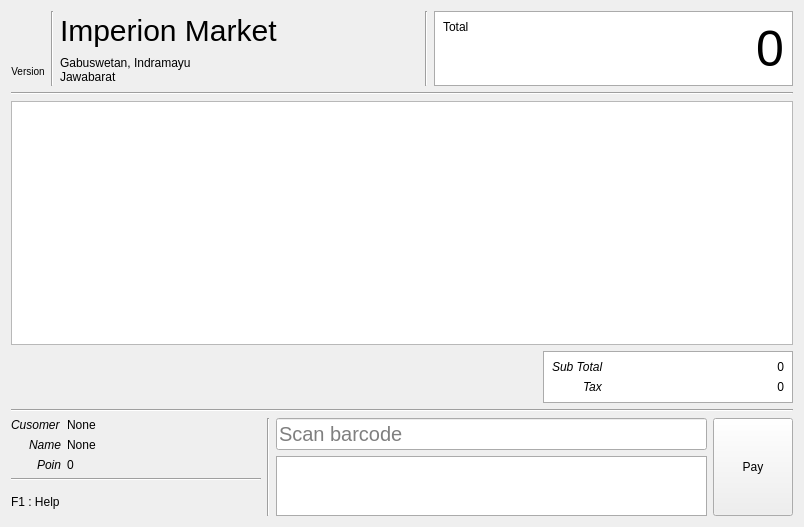
<?xml version="1.0" encoding="UTF-8"?>
<ui version="4.0">
 <class>CashierWidget</class>
 <widget class="QWidget" name="CashierWidget">
  <property name="geometry">
   <rect>
    <x>0</x>
    <y>0</y>
    <width>804</width>
    <height>527</height>
   </rect>
  </property>
  <property name="windowTitle">
   <string>Form</string>
  </property>
  <layout class="QVBoxLayout" name="verticalLayout_4">
   <item>
    <layout class="QHBoxLayout" name="horizontalLayout">
     <property name="sizeConstraint">
      <enum>QLayout::SetFixedSize</enum>
     </property>
     <property name="topMargin">
      <number>0</number>
     </property>
     <property name="rightMargin">
      <number>0</number>
     </property>
     <item>
      <layout class="QVBoxLayout" name="verticalLayout_5">
       <property name="topMargin">
        <number>10</number>
       </property>
       <item>
        <widget class="QLabel" name="label">
         <property name="sizePolicy">
          <sizepolicy hsizetype="Minimum" vsizetype="Preferred">
           <horstretch>0</horstretch>
           <verstretch>0</verstretch>
          </sizepolicy>
         </property>
         <property name="text">
          <string/>
         </property>
         <property name="pixmap">
          <pixmap resource="../../imperion/imperion.qrc">:/images/icon_64.png</pixmap>
         </property>
         <property name="alignment">
          <set>Qt::AlignCenter</set>
         </property>
        </widget>
       </item>
       <item>
        <widget class="QLabel" name="labelVersion">
         <property name="sizePolicy">
          <sizepolicy hsizetype="Minimum" vsizetype="Preferred">
           <horstretch>0</horstretch>
           <verstretch>0</verstretch>
          </sizepolicy>
         </property>
         <property name="styleSheet">
          <string notr="true">font-size: 10px;</string>
         </property>
         <property name="text">
          <string>Version</string>
         </property>
         <property name="alignment">
          <set>Qt::AlignCenter</set>
         </property>
        </widget>
       </item>
      </layout>
     </item>
     <item>
      <widget class="Line" name="line">
       <property name="orientation">
        <enum>Qt::Vertical</enum>
       </property>
      </widget>
     </item>
     <item>
      <layout class="QVBoxLayout" name="verticalLayout" stretch="0,0">
       <property name="sizeConstraint">
        <enum>QLayout::SetMinimumSize</enum>
       </property>
       <property name="rightMargin">
        <number>0</number>
       </property>
       <item>
        <widget class="QLabel" name="labelTitle">
         <property name="sizePolicy">
          <sizepolicy hsizetype="Expanding" vsizetype="Fixed">
           <horstretch>0</horstretch>
           <verstretch>0</verstretch>
          </sizepolicy>
         </property>
         <property name="mouseTracking">
          <bool>false</bool>
         </property>
         <property name="styleSheet">
          <string notr="true">font-size: 30px;</string>
         </property>
         <property name="text">
          <string>Imperion Market</string>
         </property>
        </widget>
       </item>
       <item>
        <widget class="QLabel" name="labelSubtitle">
         <property name="sizePolicy">
          <sizepolicy hsizetype="Fixed" vsizetype="Fixed">
           <horstretch>0</horstretch>
           <verstretch>0</verstretch>
          </sizepolicy>
         </property>
         <property name="text">
          <string>&lt;html&gt;&lt;head/&gt;&lt;body&gt;&lt;p&gt;Gabuswetan, Indramayu&lt;br/&gt;Jawabarat&lt;/p&gt;&lt;/body&gt;&lt;/html&gt;</string>
         </property>
         <property name="textFormat">
          <enum>Qt::RichText</enum>
         </property>
        </widget>
       </item>
      </layout>
     </item>
     <item>
      <widget class="Line" name="line_4">
       <property name="orientation">
        <enum>Qt::Vertical</enum>
       </property>
      </widget>
     </item>
     <item>
      <layout class="QVBoxLayout" name="verticalLayout_6">
       <property name="topMargin">
        <number>0</number>
       </property>
       <item>
        <widget class="QWidget" name="widget" native="true">
         <property name="maximumSize">
          <size>
           <width>500</width>
           <height>16777215</height>
          </size>
         </property>
         <property name="styleSheet">
          <string notr="true">background-color: white;
border: 1px solid #ababab;</string>
         </property>
         <layout class="QHBoxLayout" name="horizontalLayout_2">
          <item>
           <widget class="QLabel" name="label_12">
            <property name="styleSheet">
             <string notr="true">border: none;</string>
            </property>
            <property name="text">
             <string>Total</string>
            </property>
            <property name="alignment">
             <set>Qt::AlignLeading|Qt::AlignLeft|Qt::AlignTop</set>
            </property>
           </widget>
          </item>
          <item>
           <widget class="QLabel" name="labelTotal">
            <property name="sizePolicy">
             <sizepolicy hsizetype="Expanding" vsizetype="Preferred">
              <horstretch>0</horstretch>
              <verstretch>0</verstretch>
             </sizepolicy>
            </property>
            <property name="styleSheet">
             <string notr="true">font-size: 50px; border: none;</string>
            </property>
            <property name="text">
             <string>0</string>
            </property>
            <property name="alignment">
             <set>Qt::AlignRight|Qt::AlignTrailing|Qt::AlignVCenter</set>
            </property>
           </widget>
          </item>
         </layout>
        </widget>
       </item>
      </layout>
     </item>
    </layout>
   </item>
   <item>
    <widget class="Line" name="line_5">
     <property name="orientation">
      <enum>Qt::Horizontal</enum>
     </property>
    </widget>
   </item>
   <item>
    <widget class="QTableView" name="tableView">
     <property name="styleSheet">
      <string notr="true">QTableView::item {
  padding: 5px;
}</string>
     </property>
     <property name="tabKeyNavigation">
      <bool>false</bool>
     </property>
     <property name="showDropIndicator" stdset="0">
      <bool>false</bool>
     </property>
     <property name="dragDropOverwriteMode">
      <bool>false</bool>
     </property>
     <property name="horizontalScrollMode">
      <enum>QAbstractItemView::ScrollPerPixel</enum>
     </property>
     <property name="gridStyle">
      <enum>Qt::DashLine</enum>
     </property>
     <attribute name="verticalHeaderVisible">
      <bool>false</bool>
     </attribute>
    </widget>
   </item>
   <item>
    <widget class="QWidget" name="widgetTax" native="true">
     <layout class="QVBoxLayout" name="verticalLayout_8">
      <property name="leftMargin">
       <number>0</number>
      </property>
      <property name="topMargin">
       <number>0</number>
      </property>
      <property name="rightMargin">
       <number>0</number>
      </property>
      <property name="bottomMargin">
       <number>0</number>
      </property>
      <item>
       <layout class="QHBoxLayout" name="horizontalLayoutTax">
        <property name="leftMargin">
         <number>10</number>
        </property>
        <property name="topMargin">
         <number>0</number>
        </property>
        <item>
         <spacer name="horizontalSpacer">
          <property name="orientation">
           <enum>Qt::Horizontal</enum>
          </property>
          <property name="sizeHint" stdset="0">
           <size>
            <width>40</width>
            <height>20</height>
           </size>
          </property>
         </spacer>
        </item>
        <item>
         <widget class="QWidget" name="widget_3" native="true">
          <property name="minimumSize">
           <size>
            <width>250</width>
            <height>0</height>
           </size>
          </property>
          <property name="styleSheet">
           <string notr="true">background-color: white;
border: 1px solid #ababab;</string>
          </property>
          <layout class="QFormLayout" name="formLayout_2">
           <property name="labelAlignment">
            <set>Qt::AlignRight|Qt::AlignTrailing|Qt::AlignVCenter</set>
           </property>
           <item row="0" column="0">
            <widget class="QLabel" name="label_6">
             <property name="styleSheet">
              <string notr="true">font: italic; border: none;</string>
             </property>
             <property name="text">
              <string>Sub Total</string>
             </property>
            </widget>
           </item>
           <item row="0" column="1">
            <widget class="QLabel" name="labelSubTotal">
             <property name="styleSheet">
              <string notr="true">border: none;</string>
             </property>
             <property name="text">
              <string>0</string>
             </property>
             <property name="alignment">
              <set>Qt::AlignRight|Qt::AlignTrailing|Qt::AlignVCenter</set>
             </property>
            </widget>
           </item>
           <item row="1" column="0">
            <widget class="QLabel" name="label_7">
             <property name="styleSheet">
              <string notr="true">font: italic; border: none;</string>
             </property>
             <property name="text">
              <string>Tax</string>
             </property>
            </widget>
           </item>
           <item row="1" column="1">
            <widget class="QLabel" name="labelTax">
             <property name="styleSheet">
              <string notr="true">border: none;</string>
             </property>
             <property name="text">
              <string>0</string>
             </property>
             <property name="alignment">
              <set>Qt::AlignRight|Qt::AlignTrailing|Qt::AlignVCenter</set>
             </property>
            </widget>
           </item>
          </layout>
         </widget>
        </item>
       </layout>
      </item>
     </layout>
    </widget>
   </item>
   <item>
    <widget class="Line" name="line_2">
     <property name="orientation">
      <enum>Qt::Horizontal</enum>
     </property>
    </widget>
   </item>
   <item>
    <layout class="QHBoxLayout" name="horizontalLayout_3">
     <property name="topMargin">
      <number>0</number>
     </property>
     <property name="rightMargin">
      <number>0</number>
     </property>
     <item>
      <layout class="QVBoxLayout" name="verticalLayout_7">
       <property name="rightMargin">
        <number>0</number>
       </property>
       <property name="bottomMargin">
        <number>0</number>
       </property>
       <item>
        <layout class="QFormLayout" name="formLayout">
         <property name="labelAlignment">
          <set>Qt::AlignRight|Qt::AlignTrailing|Qt::AlignVCenter</set>
         </property>
         <item row="0" column="0">
          <widget class="QLabel" name="label_4">
           <property name="styleSheet">
            <string notr="true">font: italic;</string>
           </property>
           <property name="text">
            <string>Cusomer</string>
           </property>
          </widget>
         </item>
         <item row="0" column="1">
          <widget class="QLabel" name="labelCustomerNumber">
           <property name="styleSheet">
            <string notr="true"/>
           </property>
           <property name="text">
            <string>None</string>
           </property>
          </widget>
         </item>
         <item row="1" column="0">
          <widget class="QLabel" name="label_2">
           <property name="styleSheet">
            <string notr="true">font: italic;</string>
           </property>
           <property name="text">
            <string>Name</string>
           </property>
          </widget>
         </item>
         <item row="2" column="0">
          <widget class="QLabel" name="label_5">
           <property name="styleSheet">
            <string notr="true">font: italic;</string>
           </property>
           <property name="text">
            <string>Poin</string>
           </property>
          </widget>
         </item>
         <item row="1" column="1">
          <widget class="QLabel" name="labelCustomerName">
           <property name="text">
            <string>None</string>
           </property>
          </widget>
         </item>
         <item row="2" column="1">
          <widget class="QLabel" name="labelCustomerPoin">
           <property name="text">
            <string>0</string>
           </property>
          </widget>
         </item>
        </layout>
       </item>
       <item>
        <widget class="Line" name="line_6">
         <property name="orientation">
          <enum>Qt::Horizontal</enum>
         </property>
        </widget>
       </item>
       <item>
        <widget class="QLabel" name="label_3">
         <property name="sizePolicy">
          <sizepolicy hsizetype="Minimum" vsizetype="Preferred">
           <horstretch>0</horstretch>
           <verstretch>0</verstretch>
          </sizepolicy>
         </property>
         <property name="minimumSize">
          <size>
           <width>250</width>
           <height>0</height>
          </size>
         </property>
         <property name="styleSheet">
          <string notr="true">font-size: 12px;</string>
         </property>
         <property name="text">
          <string>F1 : Help</string>
         </property>
        </widget>
       </item>
      </layout>
     </item>
     <item>
      <widget class="Line" name="line_3">
       <property name="orientation">
        <enum>Qt::Vertical</enum>
       </property>
      </widget>
     </item>
     <item>
      <layout class="QVBoxLayout" name="verticalLayout_3">
       <property name="sizeConstraint">
        <enum>QLayout::SetMinimumSize</enum>
       </property>
       <item>
        <widget class="QLineEdit" name="lineBarcode">
         <property name="styleSheet">
          <string notr="true">font-size: 20px;</string>
         </property>
         <property name="placeholderText">
          <string>Scan barcode</string>
         </property>
        </widget>
       </item>
       <item>
        <widget class="QWidget" name="widget_2" native="true">
         <property name="minimumSize">
          <size>
           <width>0</width>
           <height>50</height>
          </size>
         </property>
         <property name="styleSheet">
          <string notr="true">background-color: white;
border: 1px solid #ababab;</string>
         </property>
         <layout class="QVBoxLayout" name="verticalLayout_2">
          <item>
           <widget class="QLabel" name="labelName">
            <property name="styleSheet">
             <string notr="true">font-size: 16px; border: none;</string>
            </property>
            <property name="text">
             <string/>
            </property>
           </widget>
          </item>
          <item>
           <widget class="QLabel" name="labelPrice">
            <property name="styleSheet">
             <string notr="true">font-size: 16px; border: none;</string>
            </property>
            <property name="text">
             <string/>
            </property>
            <property name="alignment">
             <set>Qt::AlignLeading|Qt::AlignLeft|Qt::AlignVCenter</set>
            </property>
           </widget>
          </item>
         </layout>
        </widget>
       </item>
      </layout>
     </item>
     <item>
      <widget class="QPushButton" name="pushPay">
       <property name="sizePolicy">
        <sizepolicy hsizetype="Preferred" vsizetype="Preferred">
         <horstretch>0</horstretch>
         <verstretch>0</verstretch>
        </sizepolicy>
       </property>
       <property name="text">
        <string>Pay</string>
       </property>
      </widget>
     </item>
    </layout>
   </item>
  </layout>
 </widget>
 <resources>
  <include location="../../imperion/imperion.qrc"/>
 </resources>
 <connections/>
</ui>
